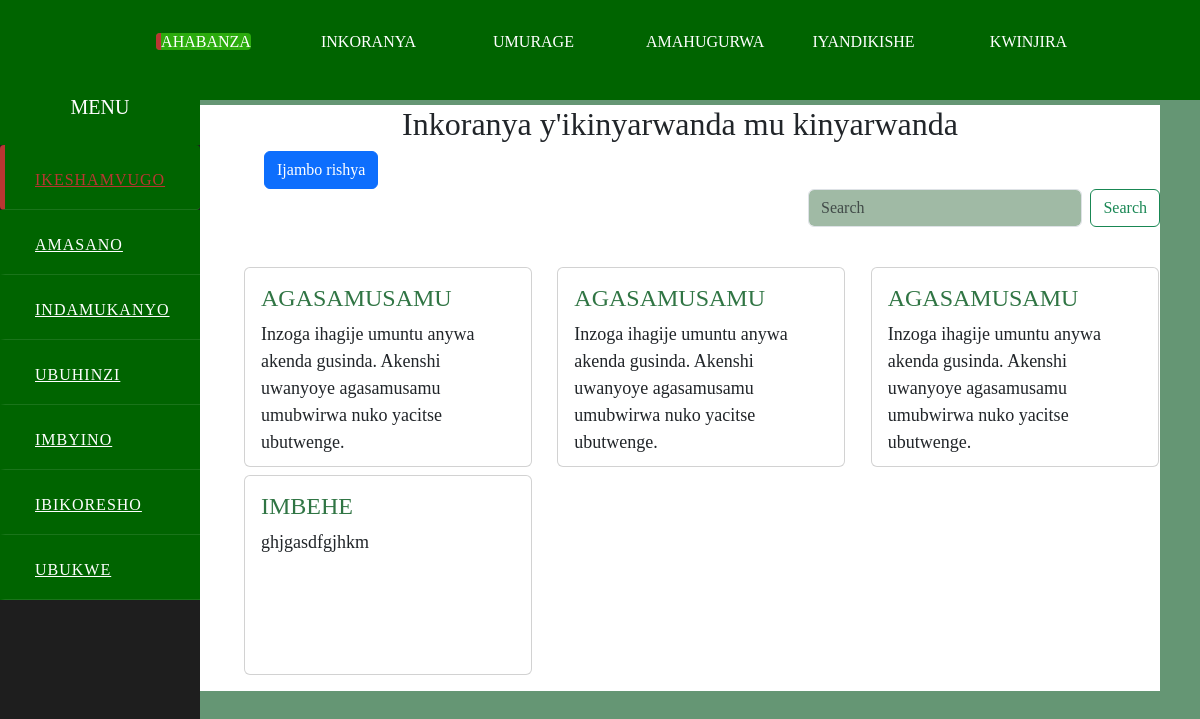
The app's page /inkoranya/ with its own data.
### core_advert/models.py (models this page shows, shortened)
class Inkoranya(models.Model):
    name=models.CharField(max_length=200)
    description= models.CharField(max_length=200)

### core_advert/views.py (the view)
# urls.py: path('inkoranya/', views.inkoranya, name="inkoranya"),
def inkoranya(request):
    inkoranya=Inkoranya.objects.all()
    return render(request, 'inkoranya.html',{ 'inkoranya':inkoranya })

### core_advert/templates/inkoranya.html
{% extends 'base.html' %}
{% load static %}
{% block content %}
<center><h2>Inkoranya y'ikinyarwanda mu kinyarwanda</h2></center>
<a href="{% url 'upload_inkoranya' %}" class="btn btn-primary" style="margin-left:4rem ;">Ijambo rishya</a>
<form class="d-flex" method="GET" action="{% url 'search' %}" style= "padding-left:38rem; padding-bottom: 2rem; ">
    <input class="form-control me-2" style="width: 20rem;background-color: rgba(6, 74, 20, 0.379); color: #fff;" name="q" type="text" placeholder="Search" aria-label="Search">
    <button class="btn btn-outline-success" type="submit">Search</button>
  </form>
  <div class="row" style="margin-left: 2rem; padding-bottom: 1rem;">
    {% for Inkoranya in inkoranya %}
    <div class="col" style="padding-top: 0.5rem;">
        <div class="card" style="width: 18rem; height: 200px" >
            <div class="card-body">
              <h4 class="card-title" style="color: #307544;">{{Inkoranya.name}}</h4>
              <p class="card-text" style="font-size: 18px;">{{Inkoranya.description}}</p>
            </div>
          </div>
    </div>
    {% endfor %}
  </div>
{% endblock %}

### core_advert/static/style.css (style rules this page uses)
* { margin: 0; padding: 0; text-decoration: none; }

### core_advert/templates/base.html (style rules this page uses)
body { padding: 0; margin: 0; box-sizing: border-box; font-family: 'Times New Roman', Times, serif; background: #659674; }

### records on screen
Inkoranya: name "AGASAMUSAMU", description "Inzoga ihagije umuntu anywa akenda gusinda. Akenshi uwanyoye agasamusamu umubwirwa nuko yacitse ubutwenge."
Inkoranya: name "AGASAMUSAMU", description "Inzoga ihagije umuntu anywa akenda gusinda. Akenshi uwanyoye agasamusamu umubwirwa nuko yacitse ubutwenge."
Inkoranya: name "AGASAMUSAMU", description "Inzoga ihagije umuntu anywa akenda gusinda. Akenshi uwanyoye agasamusamu umubwirwa nuko yacitse ubutwenge."
Inkoranya: name "IMBEHE", description "ghjgasdfgjhkm"
